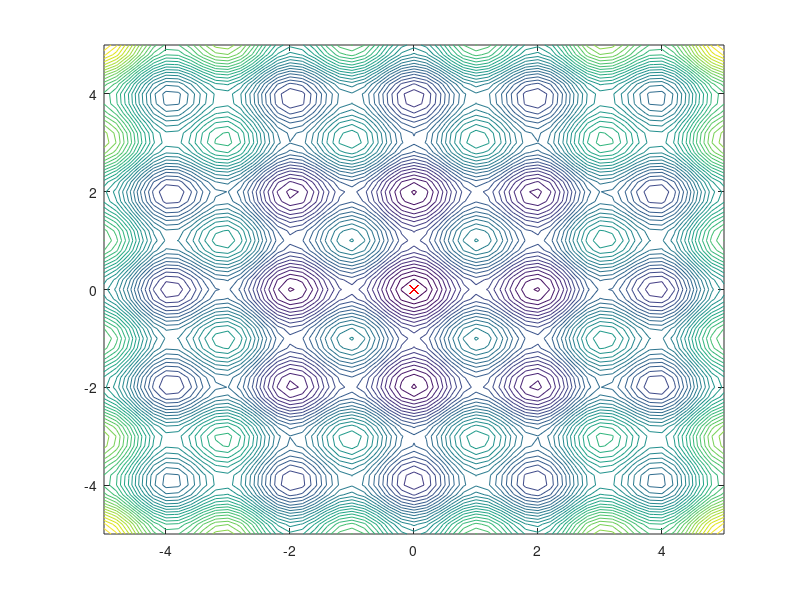
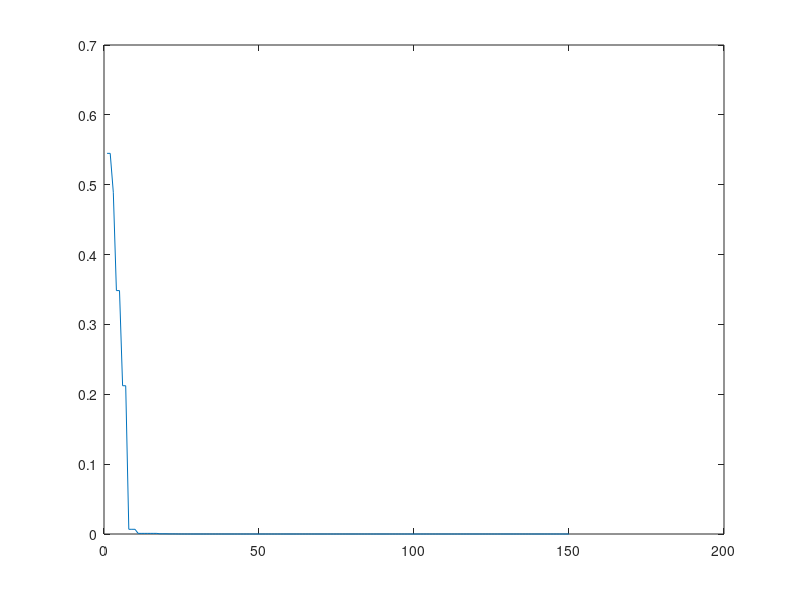

These charts were generated, in order, by the following MATLAB code:
% TEACHING-LEARNING ALGORITHM

clc;
clear all;
close all;

% Choose the function (Ex. 0, 1, 2... etc.)
f_objetivo = 1;

switch f_objetivo
    case 0
        %Griewank
       f = @(x,y) ((x.^2 + y.^2)/4000)-cos(x).*cos(y/sqrt(2)) + 1;
       U = [10 10];
       L = [-10 -10];
       %Minimum = 0; x= 0, y= 0
       
    case 1
        %Rastrigin
       f = @(x,y)  10*2 + x.^2 - 10 .*cos(pi*x)+ y.^2 - 10 .* cos(pi*y);
       U = [5 5];
       L = [-5 -5];
       %Minimum = 0; x = 0, y = 0 
       
      
    case 2
         %DropWave
    f = @(x,y) - ((1 + cos(12*sqrt(x.^2+y.^2))) ./ (0.5 *(x.^2+y.^2) + 2));
    U = [2 2];
    L = [-2 -2];
       %Minimum = -1; x = 0, y =0
      
    case 3
        %Esphere
        f = @(x,y) (x-2).^2 + (y-2).^2;
        U = [5 5];
        L = [-5 -5];
        %Minimum = 0; x = 2, y = 2 
       
    otherwise
        disp("Choose a valid value of the function")
        return
end

% % % % % % % % % % % % % % % % % % % % % % % % % % 
%contour of the function
[X,Y] = meshgrid(L(1):0.2:U(1), L(2):0.2:U(2));
Z = f(X,Y);
grid on;
contour(X,Y,Z,40);
hold on
% % % % % % % % % % % % % % % % % % % % % % % % % % 


D = 2;
N =35;
G = 150;

%List to find the best solution
lista = zeros(1,G);

pob = zeros(D,N);
teacher = zeros(D,1);

fitness = zeros(1,N);

% Initialization
r = rand(D,N);
%Asigning random values to the population
for i=1:D
    pob(i,:) = L(i) + (U(i) - L(i)) .* r(i,:);
end

%Calculating fitness
fitness = f(pob(1,:),pob(2,:));


for i=1:G

 %Aplying both phases of the algorithm for each individual
 for k=1:N
      % Defining the teacher
    [~,t] = min(fitness);
    teacher = pob(:,t);
    
    % % % % % % % % % % % % % % % % % % % % % % % % % % % % % % % % %  
     % TEACHING PHASE
    % % % % % % % % % % % % % % % % % % % % % % % % % % % % % % % % %

    %CALCULATING LEARNING FACTOR
    Tf = randi([1,2]);
    
    x_mean = zeros(1,2);
    c = zeros(2,1);
    
    for j=1:D
      % CALCULATING AVERAGE OF EACH VARIABLE OF THE POPULATION
        x_mean = mean(pob(j,:));

        r =  rand();
        % NEW VARIABLES FOR A NEW CANDIDATE SOLUTION

        c(j) = pob(j,k) + r * (teacher(j) - Tf * x_mean);

    end
    
    %If the new solution is doing betetr
    if f(c(1),c(2)) < f(pob(1,k),pob(2,k))
        pob(:,k) = c;
    end
    
    % % % % % % % % % % % % % % % % % % % % % % % % % % % % % % % % %  
     % lEARNING PHASE
    % % % % % % % % % % % % % % % % % % % % % % % % % % % % % % % % %
    
    %Choosing a different individual
    n = k;
    while n == k
        n =  randi([1,N]);
    end
    
    % Ealuating each solution
    a = fitness(k);
    b = fitness(n);
    
    % if actual individual has a better solution
    if a < b
        %Adjusting direction of the candidate function to the better
        %individual
        for j=1:D
            r = rand();
            c(j) = pob(j,k) + r * (pob(j,k) - pob(j,n));
        end
        % else
    else
       %Adjusting direction of the candidate function to the better
        for j=1:D
            r = rand();
            c(j) = pob(j,k) + r * (pob(j,n) - pob(j,k));
        end
        
    end
    % If the candidate solution is better than the actual individual
    if f(c(1),c(2)) < f(pob(1,k),pob(2,k))
        pob(:,k) = c;
    end
     fitness = f(pob(1,:),pob(2,:));
    
 end
 
 %Calculating fitness to choose better solution
 fitness = f(pob(1,:),pob(2,:));
 [value,v] = min(fitness);
 %Add better solution to the list
 lista(i) = value;
 
 %Graphics
 axis([L(1) U(1) L(2) U(2)]);
 h = plot(pob(1,:),pob(2,:), 'rx');
 pause(0.05);
 delete(h);

end

h = plot(pob(1,:),pob(2,:), 'rx');

figure
plot(lista);

%The better solution would be the last one that we added to the list
best = pob(:,v)
f(best(1),best(2))






